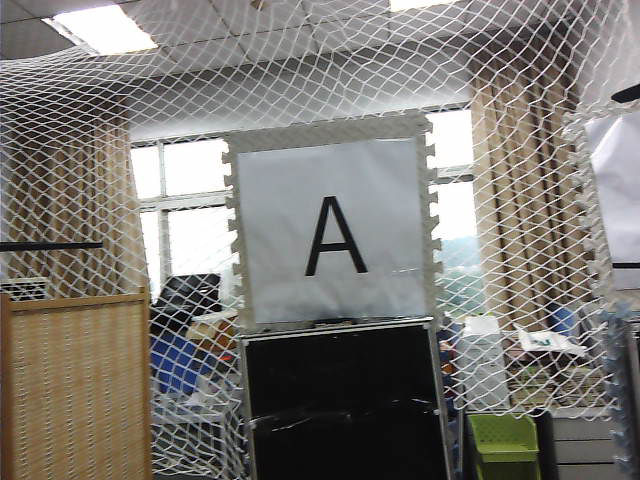
#> input picture src/complete_mission_kk/test/test_0000_20260520_191011.png, 640 x 480 px
$ python -i ab_test_svm.py   (imports and definitions only)
#> lines starting #> are read from the running program, lines starting #| are printed output that depends on the picture; after the words box and inside, x2 and y2 are one past the last pixel; in counts of white or black regions, pixels touching at a corner belong together
#> further down, picture is the input picture: shape (480, 640, 3); mean B, G, R 116.9, 121.9, 124.6
#!/usr/bin/env python3
import os
import cv2
import numpy as np

PKG_DIR = os.path.expanduser("~/abot_ws/src/complete_mission_kk")

TEST_DIR = os.path.join(PKG_DIR, "test")
RESULT_DIR = os.path.join(PKG_DIR, "result")
MODEL_PATH = os.path.join(PKG_DIR, "model", "ab_svm.xml")

IMG_SIZE = (64, 64)

LABEL_NAME = {
    0: "A",
    1: "B",
    2: "N"
}


# [23 lines left out: functions create_hog, preprocess_roi, not called in this run]


def extract_hog(hog, img):
    feat = hog.compute(img)
    return feat.reshape(1, -1).astype(np.float32)


# [15 lines left out: function predict_roi, not called in this run]


def find_candidates(frame, min_area=300, max_area=200000):
#> called with min_area = 300, max_area = 200000
    gray = cv2.cvtColor(frame, cv2.COLOR_BGR2GRAY)
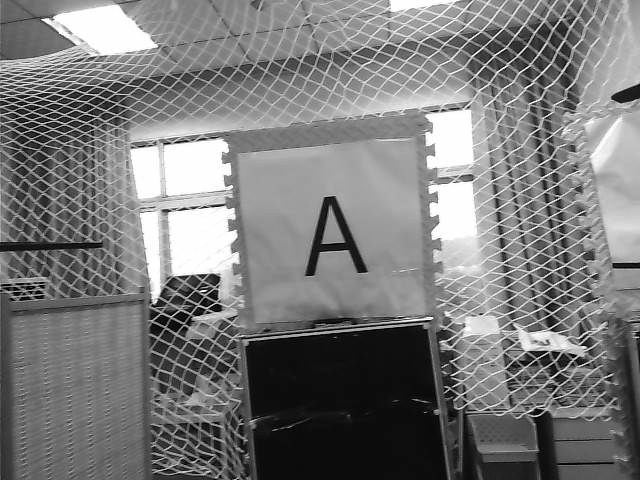
#> gray: shape (480, 640); min 0, max 255, mean 122.1
    blur = cv2.GaussianBlur(gray, (3, 3), 0)

    _, binary = cv2.threshold(
        blur,
        0,
        255,
        cv2.THRESH_BINARY_INV + cv2.THRESH_OTSU
    )
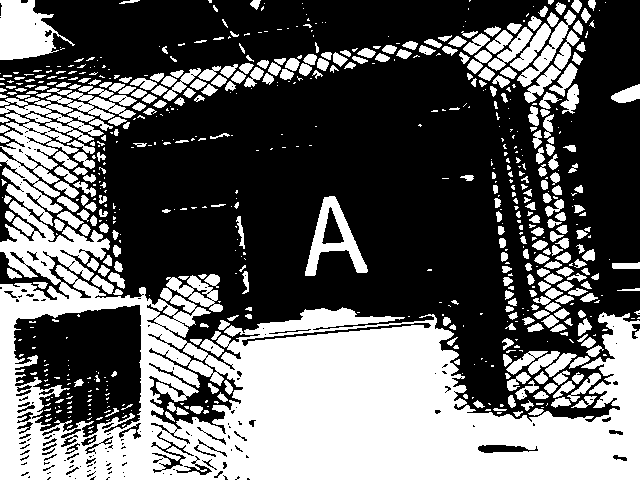
#> binary: shape (480, 640); 39% white; 689 white regions (363 under 20 px)

    contours, _ = cv2.findContours(
        binary,
        cv2.RETR_EXTERNAL,
        cv2.CHAIN_APPROX_SIMPLE
    )
#> contours = 599 contours, 333 with area under 20; largest, box (x1, y1, x2, y2) and area: (0, 200, 640, 480) 94844, (0, 97, 104, 226) 4598, (0, 0, 75, 60) 2596, (305, 196, 368, 276) 2054, (46, 88, 136, 120) 883

    candidates = []

    for c in contours:
        x, y, w, h = cv2.boundingRect(c)
        area = w * h

        if area < min_area:
            continue
        if area > max_area:
            continue
        if w < 10 or h < 10:
            continue

        ratio = float(w) / float(h)
        if ratio < 0.2 or ratio > 2.0:
            continue

        candidates.append((x, y, w, h))
#> this loop made 599 passes
#> (x, y, w, h, area) on passes 2, 4, 5: (513, 411, 10, 6, 60), (528, 408, 16, 8, 128), (493, 408, 14, 3, 42)
#> after the loop, candidates = 36 items, first 6: (553, 381, 22, 17), (515, 380, 24, 20), (567, 373, 34, 29), (507, 372, 24, 19), (545, 353, 32, 24), (528, 351, 32, 24)

    return candidates


# [157 lines left out: functions detect_image, draw_result, main, not called in this run]


# [2 lines not run here, left out]

>>> import cv2
>>> picture = cv2.imread('../test/test_0000_20260520_191011.png')
>>> result = find_candidates(picture)
#> result has the same summary as candidates in find_candidates

$ run again, on src/complete_mission_kk/test/test_0004_20260520_191013.png
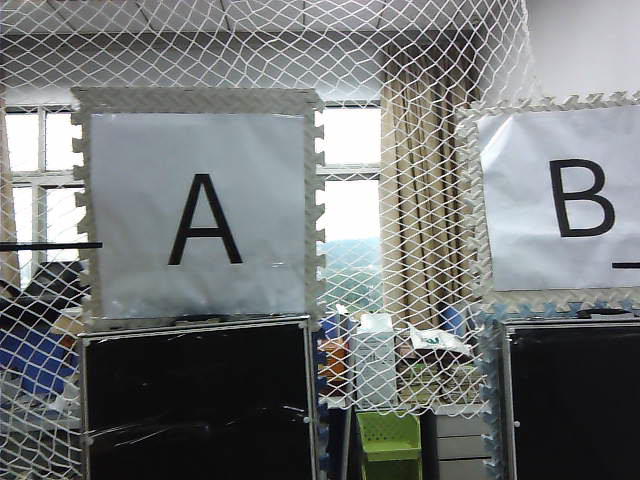
#> input picture src/complete_mission_kk/test/test_0004_20260520_191013.png, 640 x 480 px
#> picture is the input picture: shape (480, 640, 3); mean B, G, R 118.6, 118.6, 115.2
#> in find_candidates, `gray = cv2.cvtColor(frame, cv2.COLOR_BGR2GRAY)`:
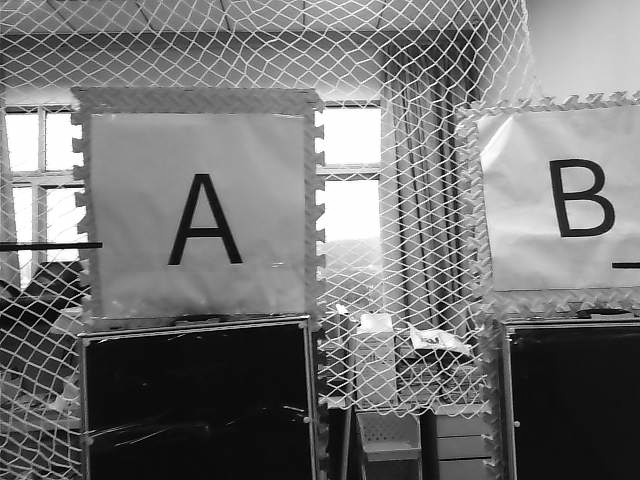
#> gray: shape (480, 640); min 0, max 255, mean 117.5
#> in find_candidates, `_, binary = cv2.threshold( blur, 0, 255, cv2.THRESH_BINARY_INV + cv2.T..`:
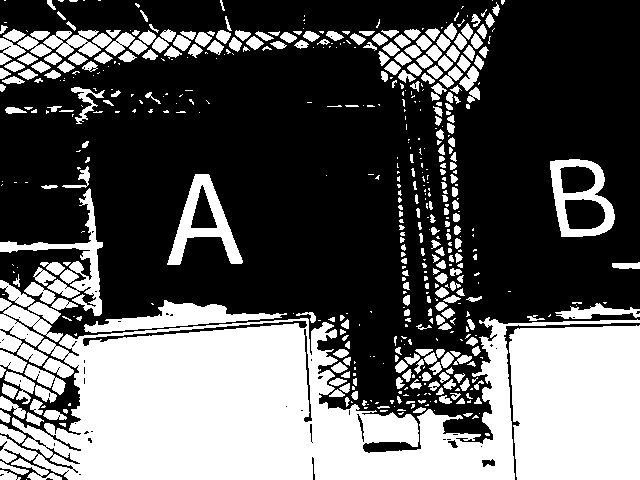
#> binary: shape (480, 640); 36.3% white; 544 white regions (266 under 20 px)
#> contours = 544 contours, 323 with area under 20; largest, box (x1, y1, x2, y2) and area: (0, 317, 640, 480) 53515, (509, 325, 640, 480) 19147, (550, 159, 615, 237) 3808, (167, 174, 243, 265) 2822, (84, 300, 287, 333) 2310
#> the loop in find_candidates, `for c in contours:` made 544 passes
#> (x, y, w, h, area) on passes 2, 7, 8: (0, 470, 21, 10, 210), (59, 423, 7, 4, 28), (472, 415, 7, 4, 28)
#> after the loop in find_candidates, `for c in contours:`: candidates = 26 items, first 6: (0, 424, 26, 20), (0, 396, 26, 23), (35, 385, 22, 18), (4, 371, 31, 33), (24, 364, 42, 31), (43, 358, 31, 20)
#> result has the same summary as candidates in find_candidates

$ run again, on src/complete_mission_kk/test/test_0005_20260520_191014.png
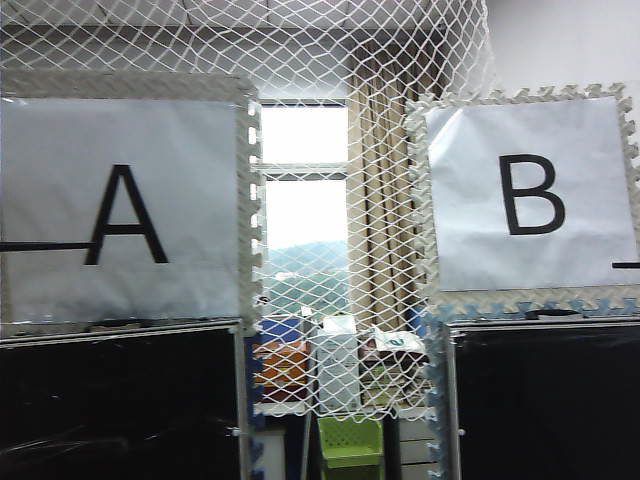
#> input picture src/complete_mission_kk/test/test_0005_20260520_191014.png, 640 x 480 px
#> picture is the input picture: shape (480, 640, 3); mean B, G, R 119.4, 119, 115.1
#> in find_candidates, `gray = cv2.cvtColor(frame, cv2.COLOR_BGR2GRAY)`:
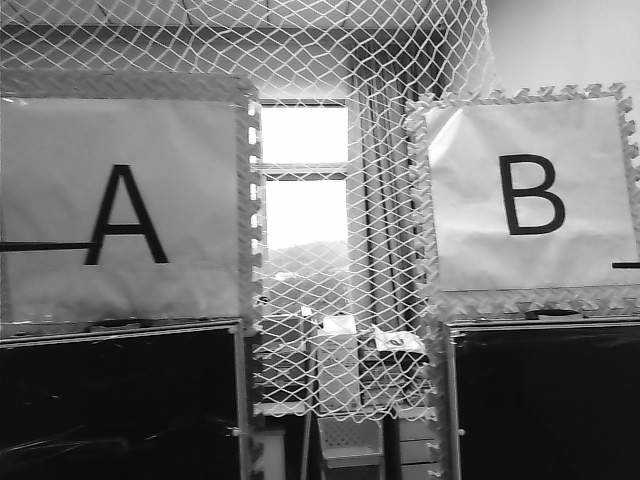
#> gray: shape (480, 640); min 0, max 255, mean 117.8
#> in find_candidates, `_, binary = cv2.threshold( blur, 0, 255, cv2.THRESH_BINARY_INV + cv2.T..`:
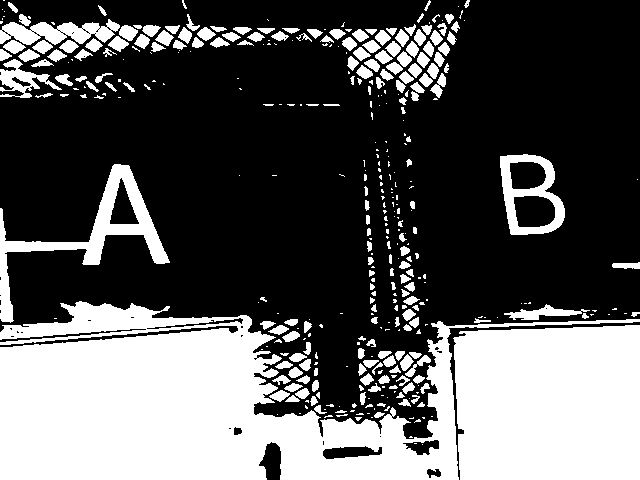
#> binary: shape (480, 640); 35.1% white; 393 white regions (202 under 20 px)
#> contours = 391 contours, 236 with area under 20; largest, box (x1, y1, x2, y2) and area: (0, 301, 640, 480) 54276, (453, 325, 640, 480) 27407, (0, 164, 170, 323) 5101, (500, 154, 565, 235) 3992, (0, 19, 120, 45) 1688
#> the loop in find_candidates, `for c in contours:` made 391 passes
#> (x, y, w, h, area) on passes 2, 6, 8: (414, 419, 7, 4, 28), (355, 417, 7, 4, 28), (324, 415, 9, 3, 27)
#> after the loop in find_candidates, `for c in contours:`: candidates = [(405, 355, 26, 22), (453, 325, 187, 155), (0, 164, 170, 159), (500, 154, 65, 81), (430, 73, 16, 25), (0, 59, 62, 39), (3, 40, 23, 14), (108, 36, 21, 16), (155, 30, 19, 16), (119, 25, 19, 16)]
#> result has the same summary as candidates in find_candidates

$ run again, on src/complete_mission_kk/test/test_0006_20260520_191014.png
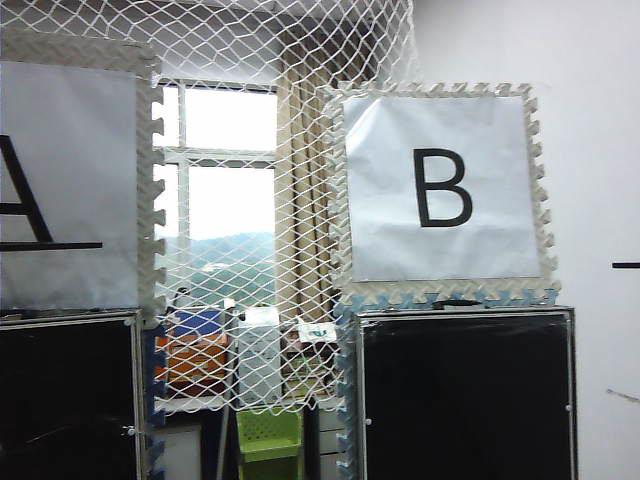
#> input picture src/complete_mission_kk/test/test_0006_20260520_191014.png, 640 x 480 px
#> picture is the input picture: shape (480, 640, 3); mean B, G, R 132.4, 132, 127.9
#> in find_candidates, `gray = cv2.cvtColor(frame, cv2.COLOR_BGR2GRAY)`:
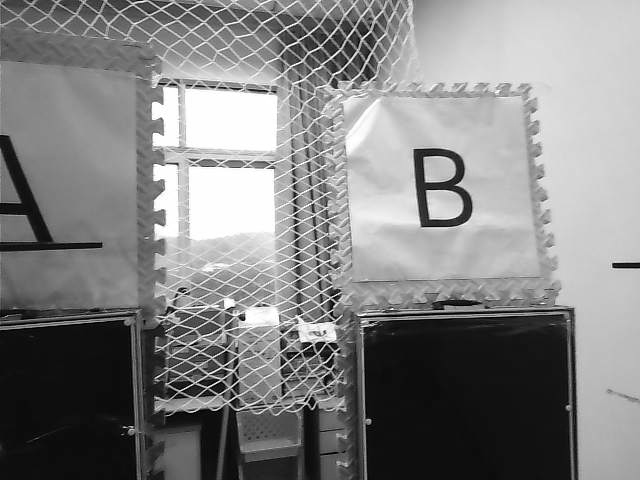
#> gray: shape (480, 640); min 0, max 255, mean 130.8
#> in find_candidates, `_, binary = cv2.threshold( blur, 0, 255, cv2.THRESH_BINARY_INV + cv2.T..`:
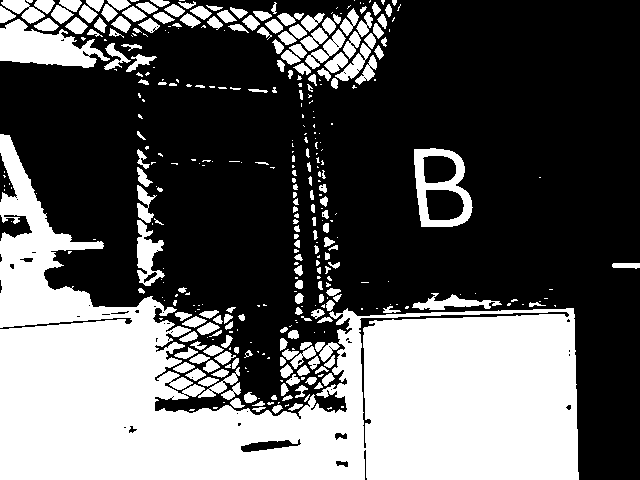
#> binary: shape (480, 640); 36.9% white; 376 white regions (182 under 20 px)
#> contours = 376 contours, 217 with area under 20; largest, box (x1, y1, x2, y2) and area: (0, 134, 579, 480) 87182, (414, 148, 473, 227) 3626, (0, 19, 110, 68) 2845, (137, 220, 165, 286) 889, (412, 293, 502, 310) 540
#> the loop in find_candidates, `for c in contours:` made 376 passes
#> (x, y, w, h, area) on passes 3, 6, 8: (252, 407, 14, 5, 70), (272, 405, 11, 9, 99), (288, 403, 15, 8, 120)
#> after the loop in find_candidates, `for c in contours:`: candidates = 32 items, first 6: (221, 382, 20, 18), (198, 367, 42, 31), (214, 351, 22, 14), (290, 346, 26, 23), (319, 342, 21, 20), (137, 220, 28, 66)
#> result has the same summary as candidates in find_candidates
